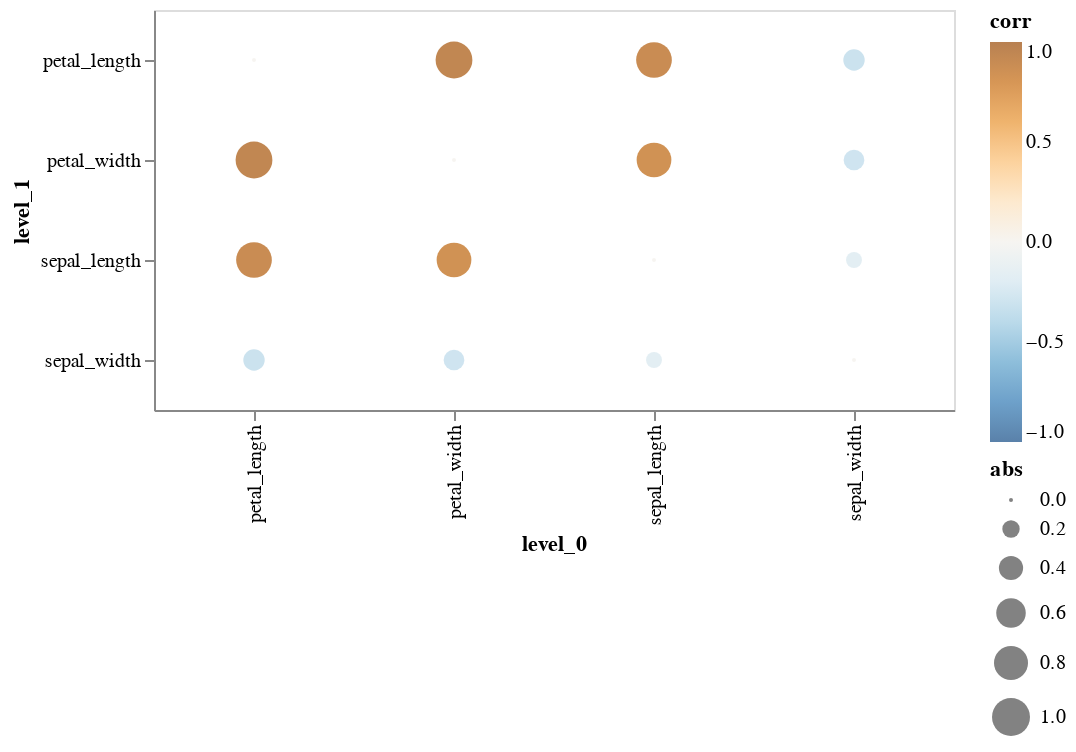

Notebook code for this chart:
### Markdown cell above
Bill was also able to see the correlation of the dofferent features in the dataset.

### Code cell
correlation_matrix_plot = eda.correlation_matrix_viz(iris).properties(
    width=400,  # Adjust width as needed
    height=200  # Adjust height as needed
)
correlation_matrix_plot

### Figure 1 — Vega-Lite specification as saved in the notebook (floating-point values rounded to 4 significant figures)
{"config": {"view": {"continuousWidth": 300, "continuousHeight": 300}}, "data": {"name": "data-0c4d6af18350b528204ee322896c5bd1"}, "mark": {"type": "circle"}, "encoding": {"color": {"field": "corr", "scale": {"scheme": "blueorange", "domain": [-1, 1]}, "type": "quantitative"}, "size": {"field": "abs", "scale": {"domain": [0, 1]}, "type": "quantitative"}, "x": {"field": "level_0", "type": "nominal"}, "y": {"field": "level_1", "type": "nominal"}}, "height": 200, "width": 400, "$schema": "https://vega.github.io/schema/vega-lite/v5.20.1.json", "datasets": {"data-0c4d6af18350b528204ee322896c5bd1": [{"level_0": "sepal_length", "level_1": "sepal_length", "corr": 0.0, "abs": 0.0}, {"level_0": "sepal_length", "level_1": "sepal_width", "corr": -0.1668, "abs": 0.1668}, {"level_0": "sepal_length", "level_1": "petal_length", "corr": 0.8819, "abs": 0.8819}, {"level_0": "sepal_length", "level_1": "petal_width", "corr": 0.8343, "abs": 0.8343}, {"level_0": "sepal_width", "level_1": "sepal_length", "corr": -0.1668, "abs": 0.1668}, {"level_0": "sepal_width", "level_1": "sepal_width", "corr": 0.0, "abs": 0.0}, {"level_0": "sepal_width", "level_1": "petal_length", "corr": -0.3096, "abs": 0.3096}, {"level_0": "sepal_width", "level_1": "petal_width", "corr": -0.289, "abs": 0.289}, {"level_0": "petal_length", "level_1": "sepal_length", "corr": 0.8819, "abs": 0.8819}, {"level_0": "petal_length", "level_1": "sepal_width", "corr": -0.3096, "abs": 0.3096}, {"level_0": "petal_length", "level_1": "petal_length", "corr": 0.0, "abs": 0.0}, {"level_0": "petal_length", "level_1": "petal_width", "corr": 0.9377, "abs": 0.9377}, {"level_0": "petal_width", "level_1": "sepal_length", "corr": 0.8343, "abs": 0.8343}, {"level_0": "petal_width", "level_1": "sepal_width", "corr": -0.289, "abs": 0.289}, {"level_0": "petal_width", "level_1": "petal_length", "corr": 0.9377, "abs": 0.9377}, {"level_0": "petal_width", "level_1": "petal_width", "corr": 0.0, "abs": 0.0}]}}
